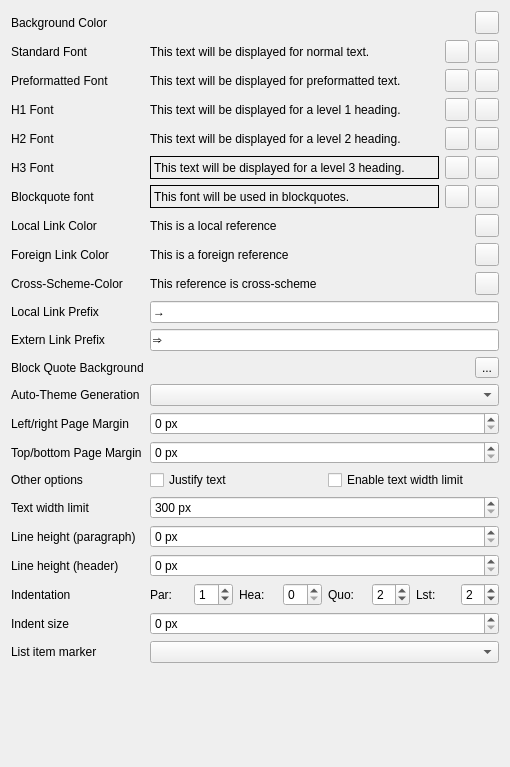
           <widget class="QWidget" name="style_scroll_widget">
            <property name="geometry">
             <rect>
              <x>0</x>
              <y>0</y>
              <width>510</width>
              <height>767</height>
             </rect>
            </property>
            <layout class="QFormLayout" name="style_scroll_layout">
             <item row="0" column="1">
              <layout class="QHBoxLayout" name="horizontalLayout_13">
               <item>
                <widget class="QLabel" name="bg_preview">
                 <property name="text">
                  <string/>
                 </property>
                 <property name="textFormat">
                  <enum>Qt::PlainText</enum>
                 </property>
                </widget>
               </item>
               <item>
                <widget class="QToolButton" name="bg_change_color">
                 <property name="text">
                  <string/>
                 </property>
                 <property name="icon">
                  <iconset theme="palette">
                   <normaloff>.</normaloff>.</iconset>
                 </property>
                </widget>
               </item>
              </layout>
             </item>
             <item row="0" column="0">
              <widget class="QLabel" name="label_2">
               <property name="text">
                <string>Background Color</string>
               </property>
              </widget>
             </item>
             <item row="1" column="0">
              <widget class="QLabel" name="label">
               <property name="text">
                <string>Standard Font</string>
               </property>
              </widget>
             </item>
             <item row="1" column="1">
              <layout class="QHBoxLayout" name="horizontalLayout_14">
               <item>
                <widget class="QLabel" name="std_preview">
                 <property name="frameShape">
                  <enum>QFrame::NoFrame</enum>
                 </property>
                 <property name="text">
                  <string>This text will be displayed for normal text.</string>
                 </property>
                </widget>
               </item>
               <item>
                <widget class="QToolButton" name="std_change_font">
                 <property name="text">
                  <string/>
                 </property>
                 <property name="icon">
                  <iconset theme="font">
                   <normaloff>.</normaloff>.</iconset>
                 </property>
                </widget>
               </item>
               <item>
                <widget class="QToolButton" name="std_change_color">
                 <property name="text">
                  <string/>
                 </property>
                 <property name="icon">
                  <iconset theme="palette">
                   <normaloff>.</normaloff>.</iconset>
                 </property>
                </widget>
               </item>
              </layout>
             </item>
             <item row="2" column="0">
              <widget class="QLabel" name="label_3">
               <property name="text">
                <string>Preformatted Font</string>
               </property>
              </widget>
             </item>
             <item row="2" column="1">
              <layout class="QHBoxLayout" name="horizontalLayout_15">
               <item>
                <widget class="QLabel" name="pre_preview">
                 <property name="frameShape">
                  <enum>QFrame::NoFrame</enum>
                 </property>
                 <property name="text">
                  <string>This text will be displayed for preformatted text.</string>
                 </property>
                </widget>
               </item>
               <item>
                <widget class="QToolButton" name="pre_change_font">
                 <property name="text">
                  <string/>
                 </property>
                 <property name="icon">
                  <iconset theme="font">
                   <normaloff>.</normaloff>.</iconset>
                 </property>
                </widget>
               </item>
               <item>
                <widget class="QToolButton" name="pre_change_color">
                 <property name="text">
                  <string/>
                 </property>
                 <property name="icon">
                  <iconset theme="palette">
                   <normaloff>.</normaloff>.</iconset>
                 </property>
                </widget>
               </item>
              </layout>
             </item>
             <item row="3" column="0">
              <widget class="QLabel" name="label_4">
               <property name="text">
                <string>H1 Font</string>
               </property>
              </widget>
             </item>
             <item row="3" column="1">
              <layout class="QHBoxLayout" name="horizontalLayout_16">
               <item>
                <widget class="QLabel" name="h1_preview">
                 <property name="frameShape">
                  <enum>QFrame::NoFrame</enum>
                 </property>
                 <property name="text">
                  <string>This text will be displayed for a level 1 heading.</string>
                 </property>
                </widget>
               </item>
               <item>
                <widget class="QToolButton" name="h1_change_font">
                 <property name="text">
                  <string/>
                 </property>
                 <property name="icon">
                  <iconset theme="font">
                   <normaloff>.</normaloff>.</iconset>
                 </property>
                </widget>
               </item>
               <item>
                <widget class="QToolButton" name="h1_change_color">
                 <property name="text">
                  <string/>
                 </property>
                 <property name="icon">
                  <iconset theme="palette">
                   <normaloff>.</normaloff>.</iconset>
                 </property>
                </widget>
               </item>
              </layout>
             </item>
             <item row="4" column="0">
              <widget class="QLabel" name="label_5">
               <property name="text">
                <string>H2 Font</string>
               </property>
              </widget>
             </item>
             <item row="4" column="1">
              <layout class="QHBoxLayout" name="horizontalLayout_18">
               <item>
                <widget class="QLabel" name="h2_preview">
                 <property name="frameShape">
                  <enum>QFrame::NoFrame</enum>
                 </property>
                 <property name="text">
                  <string>This text will be displayed for a level 2 heading.</string>
                 </property>
                </widget>
               </item>
               <item>
                <widget class="QToolButton" name="h2_change_font">
                 <property name="text">
                  <string/>
                 </property>
                 <property name="icon">
                  <iconset theme="font">
                   <normaloff>.</normaloff>.</iconset>
                 </property>
                </widget>
               </item>
               <item>
                <widget class="QToolButton" name="h2_change_color">
                 <property name="text">
                  <string/>
                 </property>
                 <property name="icon">
                  <iconset theme="palette">
                   <normaloff>.</normaloff>.</iconset>
                 </property>
                </widget>
               </item>
              </layout>
             </item>

             <item row="5" column="0">
              <widget class="QLabel" name="label_6">
               <property name="text">
                <string>H3 Font</string>
               </property>
              </widget>
             </item>
             <item row="5" column="1">
              <layout class="QHBoxLayout" name="horizontalLayout_19">
               <item>
                <widget class="QLabel" name="h3_preview">
                 <property name="styleSheet">
                  <string notr="true">border: 1px solid black;</string>
                 </property>
                 <property name="frameShape">
                  <enum>QFrame::NoFrame</enum>
                 </property>
                 <property name="text">
                  <string>This text will be displayed for a level 3 heading.</string>
                 </property>
                 <property name="textFormat">
                  <enum>Qt::PlainText</enum>
                 </property>
                </widget>
               </item>
               <item>
                <widget class="QToolButton" name="h3_change_font">
                 <property name="text">
                  <string/>
                 </property>
                 <property name="icon">
                  <iconset theme="font">
                   <normaloff>.</normaloff>.</iconset>
                 </property>
                </widget>
               </item>
               <item>
                <widget class="QToolButton" name="h3_change_color">
                 <property name="text">
                  <string/>
                 </property>
                 <property name="icon">
                  <iconset theme="palette">
                   <normaloff>.</normaloff>.</iconset>
                 </property>
                </widget>
               </item>
              </layout>
             </item>

             <item row="6" column="0">
              <widget class="QLabel" name="label_33">
               <property name="text">
                <string>Blockquote font</string>
               </property>
              </widget>
             </item>
             <item row="6" column="1">
              <layout class="QHBoxLayout" name="horizontalLayout_24">
               <item>
                <widget class="QLabel" name="bq_preview">
                 <property name="styleSheet">
                  <string notr="true">border: 1px solid black;</string>
                 </property>
                 <property name="frameShape">
                  <enum>QFrame::NoFrame</enum>
                 </property>
                 <property name="text">
                  <string>This font will be used in blockquotes.</string>
                 </property>
                 <property name="textFormat">
                  <enum>Qt::PlainText</enum>
                 </property>
                </widget>
               </item>
               <item>
                <widget class="QToolButton" name="bq_change_font">
                 <property name="text">
                  <string/>
                 </property>
                 <property name="icon">
                  <iconset theme="font">
                   <normaloff>.</normaloff>.</iconset>
                 </property>
                </widget>
               </item>
               <item>
                <widget class="QToolButton" name="bq_change_color">
                 <property name="text">
                  <string/>
                 </property>
                 <property name="icon">
                  <iconset theme="palette">
                   <normaloff>.</normaloff>.</iconset>
                 </property>
                </widget>
               </item>
              </layout>
             </item>

             <item row="7" column="0">
              <widget class="QLabel" name="label_7">
               <property name="text">
                <string>Local Link Color</string>
               </property>
              </widget>
             </item>
             <item row="8" column="0">
              <widget class="QLabel" name="label_8">
               <property name="text">
                <string>Foreign Link Color</string>
               </property>
              </widget>
             </item>
             <item row="9" column="0">
              <widget class="QLabel" name="label_9">
               <property name="text">
                <string>Cross-Scheme-Color</string>
               </property>
              </widget>
             </item>
             <item row="10" column="0">
              <widget class="QLabel" name="label_10">
               <property name="text">
                <string>Local Link Prefix</string>
               </property>
              </widget>
             </item>
             <item row="11" column="0">
              <widget class="QLabel" name="label_11">
               <property name="text">
                <string>Extern Link Prefix</string>
               </property>
              </widget>
             </item>
             <item row="11" column="1">
              <widget class="QLineEdit" name="link_foreign_prefix">
               <property name="text">
                <string>⇒ </string>
               </property>
              </widget>
             </item>
             <item row="10" column="1">
              <widget class="QLineEdit" name="link_local_prefix">
               <property name="text">
                <string>→ </string>
               </property>
              </widget>
             </item>
             <item row="7" column="1">
              <layout class="QHBoxLayout" name="horizontalLayout_20">
               <item>
                <widget class="QLabel" name="link_local_preview">
                 <property name="text">
                  <string>This is a local reference</string>
                 </property>
                 <property name="textFormat">
                  <enum>Qt::PlainText</enum>
                 </property>
                </widget>
               </item>
               <item>
                <widget class="QToolButton" name="link_local_change_color">
                 <property name="text">
                  <string/>
                 </property>
                 <property name="icon">
                  <iconset theme="palette">
                   <normaloff>.</normaloff>.</iconset>
                 </property>
                </widget>
               </item>
              </layout>
             </item>
             <item row="8" column="1">
              <layout class="QHBoxLayout" name="horizontalLayout_21">
               <item>
                <widget class="QLabel" name="link_foreign_preview">
                 <property name="text">
                  <string>This is a foreign reference</string>
                 </property>
                 <property name="textFormat">
                  <enum>Qt::PlainText</enum>
                 </property>
                </widget>
               </item>
               <item>
                <widget class="QToolButton" name="link_foreign_change_color">
                 <property name="text">
                  <string/>
                 </property>
                 <property name="icon">
                  <iconset theme="palette">
                   <normaloff>.</normaloff>.</iconset>
                 </property>
                </widget>
               </item>
              </layout>
             </item>
             <item row="9" column="1">
              <layout class="QHBoxLayout" name="horizontalLayout_22">
               <item>
                <widget class="QLabel" name="link_cross_preview">
                 <property name="text">
                  <string>This reference is cross-scheme</string>
                 </property>
                 <property name="textFormat">
                  <enum>Qt::PlainText</enum>
                 </property>
                </widget>
               </item>
               <item>
                <widget class="QToolButton" name="link_cross_change_color">
                 <property name="text">
                  <string/>
                 </property>
                 <property name="icon">
                  <iconset theme="palette">
                   <normaloff>.</normaloff>.</iconset>
                 </property>
                </widget>
               </item>
              </layout>
             </item>
             <item row="13" column="0">
              <widget class="QLabel" name="label_12">
               <property name="text">
                <string>Auto-Theme Generation</string>
               </property>
              </widget>
             </item>
             <item row="13" column="1">
              <widget class="QComboBox" name="auto_theme"/>
             </item>

             <item row="14" column="0">
              <widget class="QLabel" name="label_13">
               <property name="text">
                <string>Left/right Page Margin</string>
               </property>
              </widget>
             </item>
             <item row="14" column="1">
              <widget class="QDoubleSpinBox" name="page_margin_h">
               <property name="suffix">
                <string> px</string>
               </property>
               <property name="decimals">
                <number>0</number>
               </property>
               <property name="maximum">
                <double>350</double>
               </property>
              </widget>
             </item>

             <item row="15" column="0">
              <widget class="QLabel" name="label_32">
               <property name="text">
                <string>Top/bottom Page Margin</string>
               </property>
              </widget>
             </item>
             <item row="15" column="1">
              <widget class="QDoubleSpinBox" name="page_margin_v">
               <property name="suffix">
                <string> px</string>
               </property>
               <property name="decimals">
                <number>0</number>
               </property>
               <property name="maximum">
                <double>350</double>
               </property>
              </widget>
             </item>

             <item row="16" column="0">
              <widget class="QLabel" name="label_25">
               <property name="text">
                <string>Other options</string>
               </property>
              </widget>
             </item>
             <item row="16" column="1">
              <layout class="QHBoxLayout" name="horizontalLayout_98">
               <item>
                <widget class="QCheckBox" name="enable_justify_text">
                 <property name="text">
                  <string>Justify text</string>
                 </property>
                 <property name="toolTip">
                  <string>Justify text on the page, instead of left-aligning it.</string>
                 </property>
                </widget>
               </item>
               <item>
                <widget class="QCheckBox" name="enable_text_width">
                 <property name="text">
                  <string>Enable text width limit</string>
                 </property>
                 <property name="toolTip">
                  <string>Whether to limit the width of formatted text on the page or not.</string>
                 </property>
                </widget>
               </item>
              </layout>
             </item>

             <item row="17" column="0">
              <widget class="QLabel" name="label_38">
               <property name="text">
                <string>Text width limit</string>
               </property>
               <property name="toolTip">
                <string>Preferred width of formatted text on the page.</string>
               </property>
              </widget>
             </item>
             <item row="17" column="1">
              <widget class="QSpinBox" name="text_width">
               <property name="minimum">
                <number>300</number>
               </property>
               <property name="value">
                <number>900</number>
               </property>
               <property name="maximum">
                <number>2000</number>
               </property>
               <property name="suffix">
                <string> px</string>
               </property>
              </widget>
             </item>

             <item row="18" column="0">
              <widget class="QLabel" name="label_35">
               <property name="text">
                <string>Line height (paragraph)</string>
               </property>
              </widget>
             </item>
             <item row="18" column="1">
              <widget class="QDoubleSpinBox" name="line_height_p">
               <property name="suffix">
                <string> px</string>
               </property>
               <property name="decimals">
                <number>0</number>
               </property>
               <property name="maximum">
                <double>30</double>
               </property>
              </widget>
             </item>

             <item row="19" column="0">
              <widget class="QLabel" name="label_36">
               <property name="text">
                <string>Line height (header)</string>
               </property>
              </widget>
             </item>
             <item row="19" column="1">
              <widget class="QDoubleSpinBox" name="line_height_h">
               <property name="suffix">
                <string> px</string>
               </property>
               <property name="decimals">
                <number>0</number>
               </property>
               <property name="maximum">
                <double>30</double>
               </property>
              </widget>
             </item>

             <item row="20" column="0">
              <widget class="QLabel" name="label_37">
               <property name="text">
                <string>Indentation</string>
               </property>
              </widget>
             </item>
             <item row="20" column="1">
              <layout class="QHBoxLayout" name="indent_container">

               <item>
                <widget class="QLabel" name="label_96">
                 <property name="text">
                  <string>Par:</string>
                 </property>
                </widget>
               </item>
               <item>
                <widget class="QSpinBox" name="indent_p">
                 <property name="value">
                  <number>1</number>
                 </property>
                 <property name="minimum">
                  <number>0</number>
                 </property>
                 <property name="maximum">
                  <number>7</number>
                 </property>
                </widget>
               </item>

               <item>
                <widget class="QLabel" name="label_94">
                 <property name="text">
                  <string>Hea:</string>
                 </property>
                </widget>
               </item>
               <item>
                <widget class="QSpinBox" name="indent_h">
                 <property name="value">
                  <number>0</number>
                 </property>
                 <property name="minimum">
                  <number>0</number>
                 </property>
                 <property name="maximum">
                  <number>7</number>
                 </property>
                </widget>
               </item>

               <item>
                <widget class="QLabel" name="label_95">
                 <property name="text">
                  <string>Quo:</string>
                 </property>
                </widget>
               </item>
               <item>
                <widget class="QSpinBox" name="indent_bq">
                 <property name="value">
                  <number>2</number>
                 </property>
                 <property name="minimum">
                  <number>0</number>
                 </property>
                 <property name="maximum">
                  <number>7</number>
                 </property>
                </widget>
               </item>

               <item>
                <widget class="QLabel" name="label_93">
                 <property name="text">
                  <string>Lst:</string>
                 </property>
                </widget>
               </item>
               <item>
                <widget class="QSpinBox" name="indent_l">
                 <property name="value">
                  <number>2</number>
                 </property>
                 <property name="minimum">
                  <number>0</number>
                 </property>
                 <property name="maximum">
                  <number>7</number>
                 </property>
                </widget>
               </item>

              </layout>
             </item>

             <item row="21" column="0">
              <widget class="QLabel" name="label_42">
               <property name="text">
                <string>Indent size</string>
               </property>
              </widget>
             </item>
             <item row="21" column="1">
              <widget class="QDoubleSpinBox" name="indent_size">
               <property name="suffix">
                <string> px</string>
               </property>
               <property name="decimals">
                <number>0</number>
               </property>
               <property name="maximum">
                <double>100</double>
               </property>
              </widget>
             </item>

             <item row="22" column="0">
              <widget class="QLabel" name="label_41">
               <property name="text">
                <string>List item marker</string>
               </property>
              </widget>
             </item>
             <item row="22" column="1">
              <widget class="QComboBox" name="list_symbol"/>
             </item>

             <item row="12" column="0">
              <widget class="QLabel" name="label_21">
               <property name="text">
                <string>Block Quote Background</string>
               </property>
              </widget>
             </item>
             <item row="12" column="1">
              <layout class="QHBoxLayout" name="horizontalLayout_6">
               <item>
                <widget class="QLabel" name="quote_preview">
                 <property name="text">
                  <string/>
                 </property>
                </widget>
               </item>
               <item>
                <widget class="QToolButton" name="quote_change_color">
                 <property name="text">
                  <string>...</string>
                 </property>
                 <property name="icon">
                  <iconset theme="palette">
                   <normaloff>.</normaloff>.</iconset>
                 </property>
                </widget>
               </item>
              </layout>
             </item>
            </layout>
           </widget>
